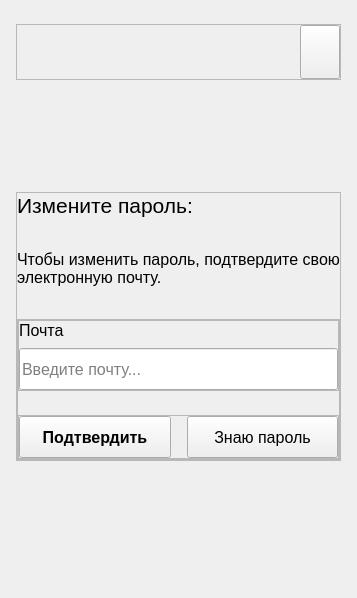
      <widget class="QWidget" name="change_password_confirm_page">
       <layout class="QVBoxLayout" name="verticalLayout_20">
        <property name="spacing">
         <number>0</number>
        </property>
        <property name="leftMargin">
         <number>16</number>
        </property>
        <property name="topMargin">
         <number>24</number>
        </property>
        <property name="rightMargin">
         <number>16</number>
        </property>
        <property name="bottomMargin">
         <number>24</number>
        </property>
        <item>
         <widget class="QFrame" name="logo_theme_frame_3">
          <property name="sizePolicy">
           <sizepolicy hsizetype="Preferred" vsizetype="Fixed">
            <horstretch>0</horstretch>
            <verstretch>0</verstretch>
           </sizepolicy>
          </property>
          <property name="minimumSize">
           <size>
            <width>0</width>
            <height>56</height>
           </size>
          </property>
          <property name="frameShape">
           <enum>QFrame::StyledPanel</enum>
          </property>
          <property name="frameShadow">
           <enum>QFrame::Raised</enum>
          </property>
          <layout class="QHBoxLayout" name="horizontalLayout_5">
           <property name="leftMargin">
            <number>0</number>
           </property>
           <property name="topMargin">
            <number>0</number>
           </property>
           <property name="rightMargin">
            <number>0</number>
           </property>
           <property name="bottomMargin">
            <number>0</number>
           </property>
           <item>
            <widget class="LogoLabel" name="logo_lable_3">
             <property name="sizePolicy">
              <sizepolicy hsizetype="Expanding" vsizetype="Expanding">
               <horstretch>0</horstretch>
               <verstretch>0</verstretch>
              </sizepolicy>
             </property>
             <property name="styleSheet">
              <string notr="true"/>
             </property>
             <property name="text">
              <string/>
             </property>
            </widget>
           </item>
           <item>
            <spacer name="horizontalSpacer_3">
             <property name="orientation">
              <enum>Qt::Horizontal</enum>
             </property>
             <property name="sizeHint" stdset="0">
              <size>
               <width>40</width>
               <height>20</height>
              </size>
             </property>
            </spacer>
           </item>
           <item>
            <widget class="ThemeButton" name="theme_button_3">
             <property name="sizePolicy">
              <sizepolicy hsizetype="Minimum" vsizetype="Minimum">
               <horstretch>0</horstretch>
               <verstretch>0</verstretch>
              </sizepolicy>
             </property>
             <property name="styleSheet">
              <string notr="true"/>
             </property>
             <property name="text">
              <string/>
             </property>
             <property name="flat">
              <bool>false</bool>
             </property>
            </widget>
           </item>
          </layout>
         </widget>
        </item>
        <item>
         <spacer name="verticalSpacer_4">
          <property name="orientation">
           <enum>Qt::Vertical</enum>
          </property>
          <property name="sizeHint" stdset="0">
           <size>
            <width>20</width>
            <height>112</height>
           </size>
          </property>
         </spacer>
        </item>
        <item>
         <widget class="QFrame" name="content_frame_3">
          <property name="frameShape">
           <enum>QFrame::StyledPanel</enum>
          </property>
          <property name="frameShadow">
           <enum>QFrame::Raised</enum>
          </property>
          <layout class="QVBoxLayout" name="verticalLayout_19">
           <property name="spacing">
            <number>32</number>
           </property>
           <property name="leftMargin">
            <number>0</number>
           </property>
           <property name="topMargin">
            <number>0</number>
           </property>
           <property name="rightMargin">
            <number>0</number>
           </property>
           <property name="bottomMargin">
            <number>0</number>
           </property>
           <item>
            <widget class="QLabel" name="change_password_label">
             <property name="font">
              <font>
               <pointsize>16</pointsize>
              </font>
             </property>
             <property name="text">
              <string>Измените пароль:</string>
             </property>
            </widget>
           </item>
           <item>
            <widget class="InfoLabel" name="info_change_password_label">
             <property name="font">
              <font>
               <pointsize>12</pointsize>
              </font>
             </property>
             <property name="text">
              <string>Чтобы изменить пароль, подтвердите свою электронную почту.</string>
             </property>
             <property name="wordWrap">
              <bool>true</bool>
             </property>
            </widget>
           </item>
           <item>
            <widget class="QFrame" name="actions_frame_3">
             <property name="frameShape">
              <enum>QFrame::StyledPanel</enum>
             </property>
             <property name="frameShadow">
              <enum>QFrame::Raised</enum>
             </property>
             <layout class="QVBoxLayout" name="verticalLayout_18">
              <property name="spacing">
               <number>24</number>
              </property>
              <property name="leftMargin">
               <number>0</number>
              </property>
              <property name="topMargin">
               <number>0</number>
              </property>
              <property name="rightMargin">
               <number>0</number>
              </property>
              <property name="bottomMargin">
               <number>0</number>
              </property>
              <item>
               <widget class="QFrame" name="email_field_3">
                <property name="frameShape">
                 <enum>QFrame::StyledPanel</enum>
                </property>
                <property name="frameShadow">
                 <enum>QFrame::Raised</enum>
                </property>
                <layout class="QVBoxLayout" name="verticalLayout_17">
                 <property name="spacing">
                  <number>8</number>
                 </property>
                 <property name="leftMargin">
                  <number>0</number>
                 </property>
                 <property name="topMargin">
                  <number>0</number>
                 </property>
                 <property name="rightMargin">
                  <number>0</number>
                 </property>
                 <property name="bottomMargin">
                  <number>0</number>
                 </property>
                 <item>
                  <widget class="QLabel" name="email_label_3">
                   <property name="sizePolicy">
                    <sizepolicy hsizetype="Minimum" vsizetype="Preferred">
                     <horstretch>0</horstretch>
                     <verstretch>0</verstretch>
                    </sizepolicy>
                   </property>
                   <property name="font">
                    <font>
                     <pointsize>12</pointsize>
                    </font>
                   </property>
                   <property name="text">
                    <string>Почта</string>
                   </property>
                  </widget>
                 </item>
                 <item>
                  <widget class="QLineEdit" name="email_lineEdit_3">
                   <property name="minimumSize">
                    <size>
                     <width>0</width>
                     <height>42</height>
                    </size>
                   </property>
                   <property name="font">
                    <font>
                     <pointsize>12</pointsize>
                    </font>
                   </property>
                   <property name="placeholderText">
                    <string>Введите почту...</string>
                   </property>
                   <property name="clearButtonEnabled">
                    <bool>false</bool>
                   </property>
                  </widget>
                 </item>
                </layout>
               </widget>
              </item>
              <item>
               <widget class="QFrame" name="login_buttons_3">
                <property name="frameShape">
                 <enum>QFrame::StyledPanel</enum>
                </property>
                <property name="frameShadow">
                 <enum>QFrame::Raised</enum>
                </property>
                <layout class="QHBoxLayout" name="horizontalLayout_8">
                 <property name="spacing">
                  <number>16</number>
                 </property>
                 <property name="leftMargin">
                  <number>0</number>
                 </property>
                 <property name="topMargin">
                  <number>0</number>
                 </property>
                 <property name="rightMargin">
                  <number>0</number>
                 </property>
                 <property name="bottomMargin">
                  <number>0</number>
                 </property>
                 <item>
                  <widget class="PrimaryButton" name="accept_pushButton">
                   <property name="minimumSize">
                    <size>
                     <width>0</width>
                     <height>42</height>
                    </size>
                   </property>
                   <property name="font">
                    <font>
                     <pointsize>12</pointsize>
                     <weight>75</weight>
                     <bold>true</bold>
                    </font>
                   </property>
                   <property name="text">
                    <string>Подтвердить</string>
                   </property>
                  </widget>
                 </item>
                 <item>
                  <widget class="TertiaryButton" name="have_account_pushButton_2">
                   <property name="minimumSize">
                    <size>
                     <width>0</width>
                     <height>42</height>
                    </size>
                   </property>
                   <property name="font">
                    <font>
                     <pointsize>12</pointsize>
                    </font>
                   </property>
                   <property name="text">
                    <string>Знаю пароль</string>
                   </property>
                  </widget>
                 </item>
                </layout>
               </widget>
              </item>
             </layout>
            </widget>
           </item>
          </layout>
         </widget>
        </item>
        <item>
         <spacer name="verticalSpacer_6">
          <property name="orientation">
           <enum>Qt::Vertical</enum>
          </property>
          <property name="sizeHint" stdset="0">
           <size>
            <width>20</width>
            <height>113</height>
           </size>
          </property>
         </spacer>
        </item>
       </layout>
      </widget>
